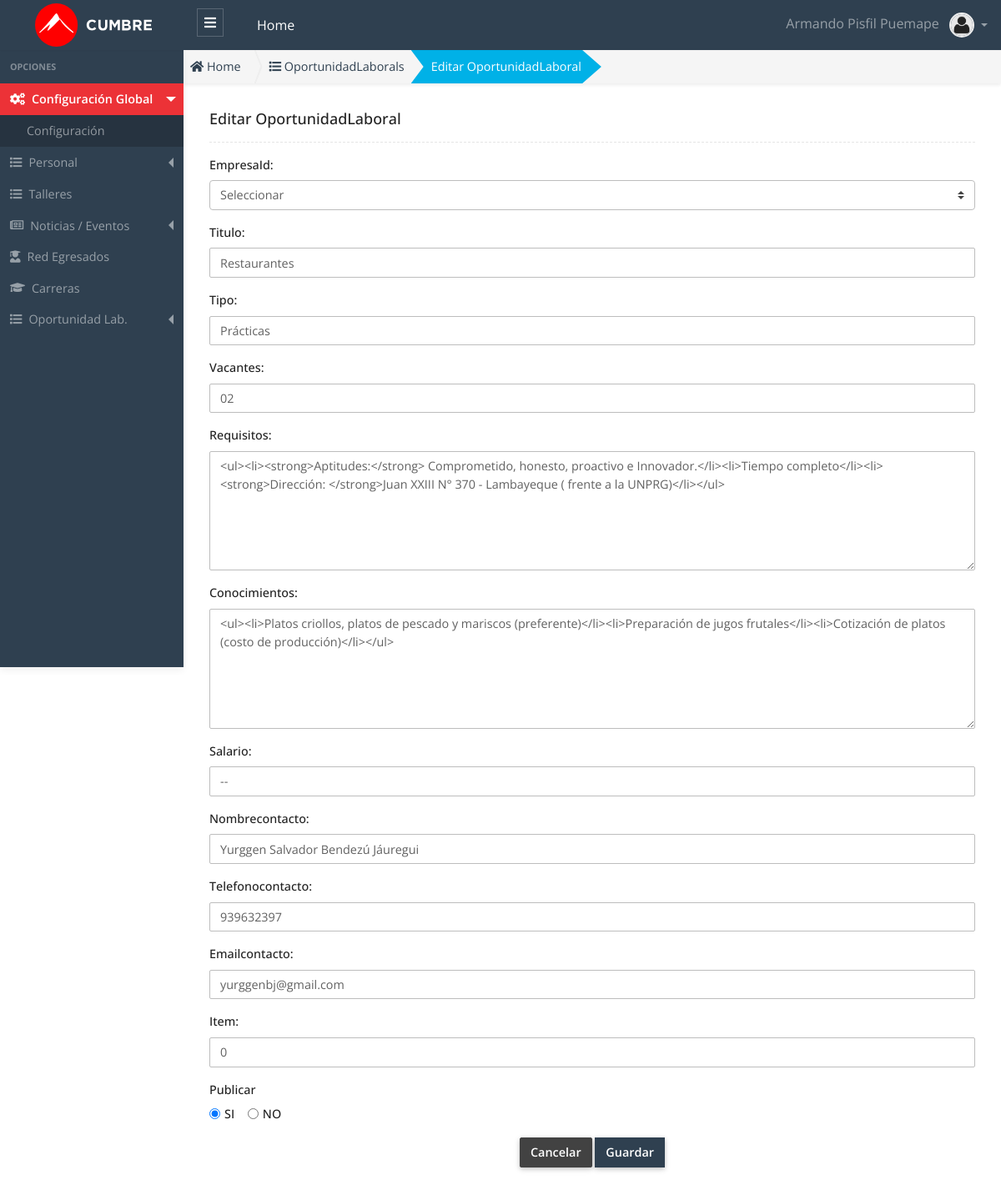
The page /public/admin/oportunidad-laboral/editar.php?id=1 (signed in) on the database its author committed.
### tables this page shows
CREATE TABLE `oportunidad_laboral` (
  `id` int(11) NOT NULL AUTO_INCREMENT,
  `empresa_id` int(10) unsigned NOT NULL,
  `titulo` varchar(125) NOT NULL DEFAULT '',
  `tipo` varchar(125) DEFAULT NULL,
  `vacantes` varchar(125) DEFAULT NULL,
  `requisitos` text NOT NULL,
  `conocimientos` text NOT NULL,
  `salario` varchar(125) DEFAULT NULL,
  `nombrecontacto` varchar(125) DEFAULT NULL,
  `telefonocontacto` varchar(125) DEFAULT NULL,
  `emailcontacto` varchar(125) DEFAULT NULL,
  `item` int(11) NOT NULL,
  `publicar` char(1) NOT NULL DEFAULT 'S',
  `estado` int(1) NOT NULL DEFAULT '1',
  `created_up` timestamp NOT NULL DEFAULT CURRENT_TIMESTAMP ON UPDATE CURRENT_TIMESTAMP,
  PRIMARY KEY (`id`) USING BTREE
);

### public/app/autoload.php (called while the page is built, shortened)
<?php
	function loadModelFiles($file_name){
		$fullpath = APP.'models'.DS. $file_name . '.php' ;
	}
	function loadBeanFiles($file_name){
		$fullpath = APP.'beans'.DS. $file_name . '.php' ;
	}
	function loadControllerFiles($file_name){
		$fullpath = APP.'controllers'.DS. $file_name . '.php' ;
	}
	function loadHelperFiles($file_name){
		$fullpath = APP.'helpers'.DS. $file_name . '.php' ;
	}
	function loadAuthFiles($file_name){
		$fullpath = APP.'auth'.DS. $file_name . '.php' ;
	}
	function loadDataBaseFiles($file_name){
		$fullpath = APP.'database'.DS. $file_name . '.php' ;
	}

### public/app/controllers/OportunidadLaboralController.php (called while the page is built, shortened)
<?php
 class OportunidadLaboralController
{
  public function find($id)
  {
    try
    {
      $oportunidad_laboral  = new OportunidadLaboral();
      $bean_oportunidad_laboral = new BeanOportunidadLaboral();
      $bean_oportunidad_laboral->setId($id);
      $data = $oportunidad_laboral->find( $bean_oportunidad_laboral) ;
      return $data;
    }
    catch (Exception $e)
    {
      throw new Exception($e->getMessage());
    }
  }
}

### public/app/helpers/Validation.php (called while the page is built)
<?php
class Validation {
	static public function validate($cadena){
		$cadena = htmlspecialchars($cadena);
		$cadena = trim($cadena);
		$cadena = stripslashes($cadena);
		$cadena = nl2br($cadena);
		return $cadena;
	}
}

### public/app/beans/BeanOportunidadLaboral.php (called while the page is built, shortened)
<?php
class BeanOportunidadLaboral{
    private $id;
    public function setId($id_)
    {
        $this->id = Validation::validate( $id_ );
    }
    public function getId()
    {
        return $this->id;
    }
}

### public/app/models/OportunidadLaboral.php (called while the page is built, shortened)
<?php
class OportunidadLaboral extends Connection {
  public function __construct($cnx  = null)
  {
    $this->conn = $cnx;
  }
  public function find($bean_oportunidad_laboral)
  {
    try{
      $id = $bean_oportunidad_laboral->getId();
      $this->query = "SELECT * FROM oportunidad_laboral WHERE id = '$id' LIMIT 1; ";
      $this->executeFind();
      $data = $this->rows ;
      return $data;
    }catch(exception $e){
      throw new Exception($e->getMessage());
    }
  }
}

### public/app/database/Connection.php (called while the page is built, shortened)
<?php
Class Connection
{
  protected $db_host   = 'localhost';
  protected $db_user   = 'root';
  protected $db_pass   = '';
  protected $db_name   = 'escuelac_w_ne16';
  protected $db_port   = '3306';
  protected $db_driver = 'mysql';
  protected $query  = '';
  protected $rows   = array();
  protected $conn   = null  ;
  private function openConnection()
  {
    $str_conn = $this->db_driver.":host=".$this->db_host.";port=".$this->db_port.";dbname=" .$this->db_name;
    $this->conn = new PDO($str_conn,$this->db_user,$this->db_pass);
    $this->conn->setAttribute(PDO::ATTR_ERRMODE, PDO::ERRMODE_EXCEPTION);
    $this->conn->query("SET NAMES 'utf8'");
    return $this->conn ;
  }
  protected function executeQuery()
  {
    $rows = array();
    if( $this->conn == null )
    {
      $this->openConnection();
    }
    $stm = $this->conn->prepare($this->query);
    $this->status = $stm->execute() ;
    if($this->status)
    {
      $column_count = $stm->columnCount() ;
      if ($column_count > 0)
      {
        $rows  = $stm->fetchAll(PDO::FETCH_ASSOC) ;
      }
    }
    $this->rows =  $rows ;
  }
  protected function executeFind()
  {
    try{
      $this->executeQuery();
      if(count($this->rows) == 1 )
      {
        $this->rows = $this->rows[0] ;
      }
    }catch(exception $e){
      throw new Exception($e->getMessage());
    }
  }
}

### public/admin/oportunidad-laboral/editar.php (the view, shortened to what this page needs)
<?php
  $id = !empty($_GET["id"]) ? $_GET["id"] : 0;
  require_once "../../app/autoload.php";
  $oportunidad_laboral_controller = new OportunidadLaboralController();
  $oportunidad_laboral = $oportunidad_laboral_controller->find($id);
  $publicar = trim($oportunidad_laboral["publicar"]);
  $si = "";
  $no = "";
  if ($publicar == "S") {
      $si = "checked='checked'";
  } elseif ($publicar == "N") {
      $no = "checked='checked'";
  }
  $title_page = "OportunidadLaboral";
?>
<!DOCTYPE html>
<html lang="es">
<head>
  <?php
    require_once "../layout/head_links.phtml";
  ?>
</head>
<body>
  <?php require "../layout/header.phtml"; ?>
  <div class="app-wrap">
    <?php require_once "../layout/sidebar.phtml";?>
    <main role="main" class="main">
      <nav class="full-content" aria-label="breadcrumb">
        <ol class="breadcrumb breadcrumb-shape shadow-sm radius-0">
          <li class="breadcrumb-item">
            <a href="admin">
              <i class="fas fa-home"></i> Home
            </a>
          </li>
          <li class="breadcrumb-item">
            <a href="admin/oportunidad-laboral/oportunidad-laboral.php">
              <i class="fas fa-list"></i>
              <?php echo $title_page ;?>s
            </a>
          </li>
          <li class="breadcrumb-item active bg-info text-white" aria-current="page">
            Editar <?php echo $title_page; ?>
          </li>
        </ol>
      </nav>
      <div class="container py-2 py-md-3">
        <div class="row">
          <div class="col-12">
            <h5 class="page-header-title">Editar <?php echo $title_page; ?> </h5>
            <hr class="hr dashed">
          </div>
        </div>
        <div class="row">
          <div class="col-12">
            <form action="admin/oportunidad-laboral/update.php" method="POST" enctype="multipart/form-data">
              <div class="row">
              <div class="col-md-12">
                <div class="form-group">
                  <label for="empresa_id">EmpresaId: </label>
                  <select class="custom-select" name="empresa_id" id="empresa_id" placeholder="EmpresaId">
                    <option value="" selected disabled hidden>Seleccionar </option>
                  </select>
                </div>
              </div>
              <div class="col-md-12">
                <div class="form-group">
                  <label for="titulo">Titulo: </label>
                  <input type="text" class="form-control" name="titulo" id="titulo" placeholder="Titulo" value="<?php echo $oportunidad_laboral['titulo']; ?>">
                </div>
              </div>
              <div class="col-md-12">
                <div class="form-group">
                  <label for="tipo">Tipo: </label>
                  <input type="text" class="form-control" name="tipo" id="tipo" placeholder="Tipo" value="<?php echo $oportunidad_laboral['tipo']; ?>">
                </div>
              </div>
              <div class="col-md-12">
                <div class="form-group">
                  <label for="vacantes">Vacantes: </label>
                  <input type="text" class="form-control" name="vacantes" id="vacantes" placeholder="Vacantes" value="<?php echo $oportunidad_laboral['vacantes']; ?>">
                </div>
              </div>
              <div class="col-md-12">
                <div class="form-group">
                  <label for="requisitos">Requisitos: </label>
                  <textarea class="form-control ckeditor" name="requisitos" id="requisitos" placeholder="Requisitos" cols="30" rows="6"><?php echo htmlspecialchars_decode($oportunidad_laboral['requisitos']); ?></textarea>
                </div>
              </div>
              <div class="col-md-12">
                <div class="form-group">
                  <label for="conocimientos">Conocimientos: </label>
                  <textarea class="form-control ckeditor" name="conocimientos" id="conocimientos" placeholder="Conocimientos" cols="30" rows="6"><?php echo htmlspecialchars_decode($oportunidad_laboral['conocimientos']); ?></textarea>
                </div>
              </div>
              <div class="col-md-12">
                <div class="form-group">
                  <label for="salario">Salario: </label>
                  <input type="text" class="form-control" name="salario" id="salario" placeholder="Salario" value="<?php echo $oportunidad_laboral['salario']; ?>">
                </div>
              </div>
              <div class="col-md-12">
                <div class="form-group">
                  <label for="nombrecontacto">Nombrecontacto: </label>
                  <input type="text" class="form-control" name="nombrecontacto" id="nombrecontacto" placeholder="Nombrecontacto" value="<?php echo $oportunidad_laboral['nombrecontacto']; ?>">
                </div>
              </div>
              <div class="col-md-12">
                <div class="form-group">
                  <label for="telefonocontacto">Telefonocontacto: </label>
                  <input type="text" class="form-control" name="telefonocontacto" id="telefonocontacto" placeholder="Telefonocontacto" value="<?php echo $oportunidad_laboral['telefonocontacto']; ?>">
                </div>
              </div>
              <div class="col-md-12">
                <div class="form-group">
                  <label for="emailcontacto">Emailcontacto: </label>
                  <input type="text" class="form-control" name="emailcontacto" id="emailcontacto" placeholder="Emailcontacto" value="<?php echo $oportunidad_laboral['emailcontacto']; ?>">
                </div>
              </div>
              <div class="col-md-12">
                <div class="form-group">
                  <label for="item">Item: </label>
                  <input type="text" class="form-control" name="item" id="item" placeholder="Item" value="<?php echo $oportunidad_laboral['item']; ?>">
                </div>
              </div>
              <div class="col-md-12">
                <div class="form-group">
                  <label for="email" class="d-block">Publicar </label>
                  <div class="form-check form-check-inline">
                    <input class="form-check-input" type="radio" name="publicar" id="si" value="S" <?php echo $si; ?> >
                    <label class="form-check-label" for="si">SI</label>
                  </div>
                  <div class="form-check form-check-inline">
                    <input class="form-check-input" type="radio" name="publicar" id="no" value="N" <?php echo $no; ?> >
                    <label class="form-check-label" for="no">NO</label>
                  </div>
                </div>
              </div>
              </div>
              <div class="w-100 text-center">
                <a href="admin/oportunidad-laboral/oportunidad-laboral.php" type="button" class="btn btn-dark ">Cancelar</a>
                <button type="submit" class="btn btn-primary rounded-0  ">Guardar</button>
              </div>
            </form>
          </div>
        </div>
      </div>
    </main>
  </div>
</body>
</html>

### rows shown on the page
oportunidad_laboral: titulo "Restaurantes", tipo "Prácticas", vacantes "02", requisitos "<ul><li><strong>Aptitudes:</strong> Comprometido, honesto, proactivo e Innovador.</li><li>Tiempo completo</li><li><strong>Dirección: </strong>Juan XXIII N° 370 - Lambayeque ( frente a la UNPRG)</li></ul>", conocimientos "<ul><li>Platos criollos, platos de pescado y mariscos (preferente)</li><li>Preparación de jugos frutales</li><li>Cotización de platos (costo de producción)</li></ul>", salario "--", nombrecontacto "Yurggen Salvador Bendezú Jáuregui", telefonocontacto "939632397", emailcontacto "yurggenbj@gmail.com", item "0"

### other values the page prints
$_SESSION['USER']['nombre'] "Armando"
$_SESSION['USER']['apellidos'] "Pisfil Puemape"
$title_page "OportunidadLaboral"
